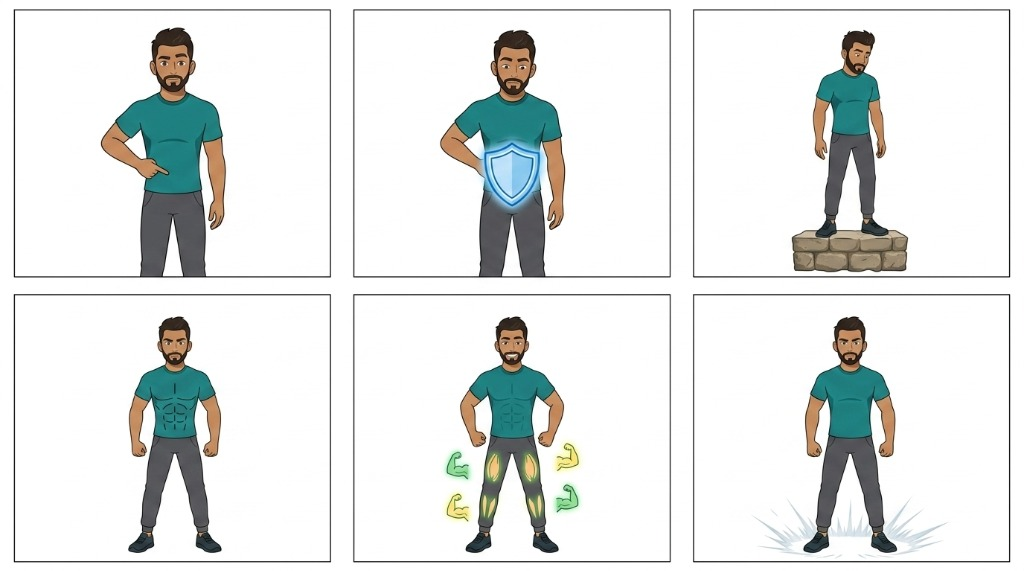
#> input picture test_images/user_test_1_muscles.jpg, 1024 x 571 px, given in place of ChatGPT Image Sep 18, 2026, 04_51_53 PM.png, which was not available; the run also reads 3 pictures not shown here
$ python render_sheet_01_production_2026.py
#> lines starting #> are read from the running program, lines starting #| are printed output that depends on the picture; after the words box and inside, x2 and y2 are one past the last pixel; in counts of white or black regions, pixels touching at a corner belong together
#> in render_sheet_01_master, master_img is the input picture: shape (571, 1024, 3); mean B, G, R 230.1, 231.5, 228.6
### kivy/engine/processing/whiteboard_processor.py
"""
Whiteboard Processor — Universal Dual-Engine Whiteboard, Character & Typography Processor.
Integrates:
1. Dynamic Panel Discovery & Adaptive Border Suppression via DynamicBorderDetector.
2. Layer Splitting (MethodALayerSplitter): Pure Artwork/Graphics vs Typography.
3. Typography & Line Auditing (TextLineAuditor): Title, Underline, RTL Body Lines, Accents.
4. Character & Graphic Elements Auditing (audit_character_elements): Distinct components separated.
5. Color-Coded Execution Priority:
   - Priority 1: Title & Header Text (Gold / Cyan)
   - Priority 2: Underline (if present)
   - Priority 3: Character & Graphics Elements (Emerald / Green)
   - Priority 4: Body Text Lines in natural reading order (Blue / Indigo)
   - Priority 5: Accents & Decorative Icons (Purple / Coral)
"""
import logging
from typing import List, Tuple, Optional, Callable, Dict, Any
import cv2
import numpy as np

from ..core.scene import Scene, SceneObject, SceneConfig
from ..core.project import Project, StructureType, PanelStructure
from .dynamic_border_detector import DynamicBorderDetector
from .m2_layer_splitter import MethodALayerSplitter
from .m3_text_line_auditor import TextLineAuditor

logger = logging.getLogger(__name__)


# [30 lines left out: function audit_character_elements, not called in this run]


class WhiteboardProcessor:
    @staticmethod
    def discover_panels(image_bgr: np.ndarray) -> List[Dict[str, Any]]:
        """Discovers panels dynamically (1..N) using frame contour analysis & gutter projection."""
        ih, iw = image_bgr.shape[:2]
        gray_img = cv2.cvtColor(image_bgr, cv2.COLOR_BGR2GRAY)
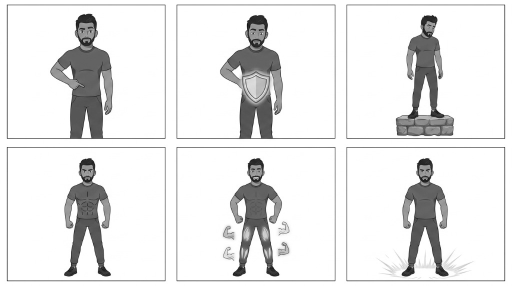
#> gray_img: shape (571, 1024) (shown at 1/2 size); min 1, max 255, mean 230.5
        edges = cv2.Canny(gray_img, 30, 110)
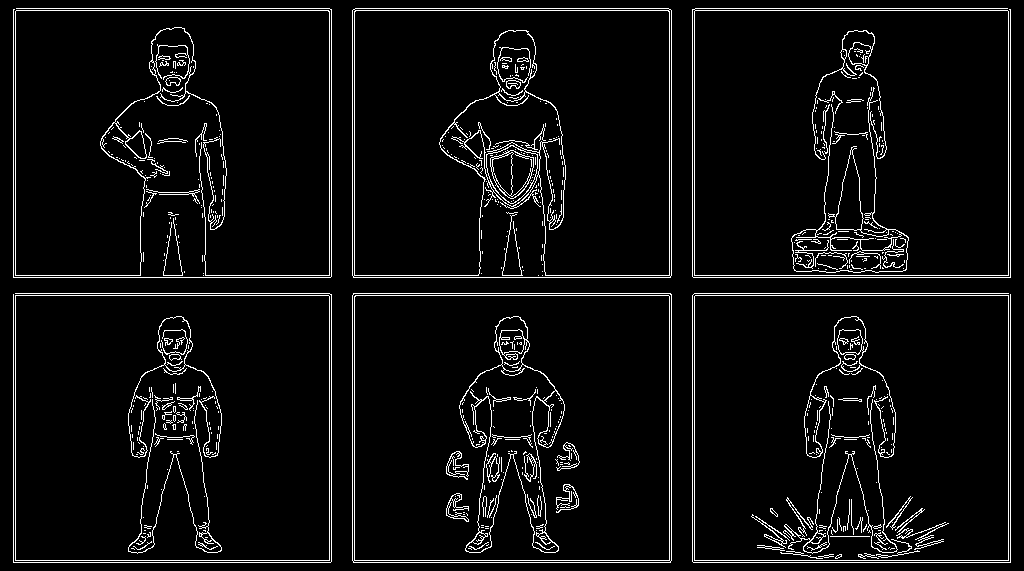
#> edges: shape (571, 1024); 5.3% white in thin lines or dots

        # Method A: Structural frame contours with NMS suppression
        contours, _ = cv2.findContours(edges, cv2.RETR_TREE, cv2.CHAIN_APPROX_SIMPLE)
#> contours = 807 contours, 706 with area under 20; largest, box (x1, y1, x2, y2) and area: (352, 293, 672, 563) 85806, (352, 8, 672, 278) 85802, (354, 295, 670, 561) 83472, (692, 8, 1011, 278) 83210, (694, 295, 1009, 561) 83210
        candidates = []
        for c in contours:
            x, y, w, h = cv2.boundingRect(c)
            if (iw * 0.12 <= w <= iw * 0.60) and (ih * 0.12 <= h <= ih * 0.60):
                aspect = w / float(h)
                if 0.55 <= aspect <= 2.5:
                    candidates.append((x, y, w, h))
#> this loop made 807 passes
#> (x, y, w, h, aspect) on passes 1, 2, 141, 142, 254, 255, 257, 398: (694, 295, 315, 266, 1.18), (694, 295, 315, 266, 1.18), (15, 295, 315, 266, 1.18), (15, 295, 315, 266, 1.18), (692, 293, 319, 270, 1.18), (352, 293, 320, 270, 1.19), (354, 295, 316, 266, 1.19), (352, 293, 320, 269, 1.19)
#> after the loop, candidates = 16 items, first 6: (694, 295, 315, 266), (694, 295, 315, 266), (15, 295, 315, 266), (15, 295, 315, 266), (692, 293, 319, 270), (352, 293, 320, 270)

        candidates = sorted(candidates, key=lambda b: b[2] * b[3], reverse=True)
#> candidates = 16 items, first 6: (352, 293, 320, 270), (352, 8, 320, 270), (692, 293, 319, 270), (13, 293, 319, 270), (692, 8, 319, 270), (13, 8, 319, 270)
        outer_boxes = []
        for b in candidates:
            x1, y1, w1, h1 = b
            is_nested = False
            for ox, oy, ow, oh in outer_boxes:
                ix = max(x1, ox)
                iy = max(y1, oy)
                iw_box = min(x1 + w1, ox + ow) - ix
                ih_box = min(y1 + h1, oy + oh) - iy
                if iw_box > 0 and ih_box > 0:
                    overlap = (iw_box * ih_box) / float(w1 * h1)
                    if overlap > 0.45:
                        is_nested = True
                        break
            if not is_nested:
                outer_boxes.append(b)
#> this loop made 16 passes
#> after the loop, outer_boxes = [(352, 293, 320, 270), (352, 8, 320, 270), (692, 293, 319, 270), (13, 293, 319, 270), (692, 8, 319, 270), (13, 8, 319, 270)]

        discovered_panels = []
        if len(outer_boxes) in [4, 6, 8, 9, 12, 16, 20]:
            widths = [b[2] for b in outer_boxes]
#> widths = [320, 320, 319, 319, 319, 319]
            heights = [b[3] for b in outer_boxes]
#> heights = [270, 270, 270, 270, 270, 270]
            w_cv = np.std(widths) / float(max(1.0, np.mean(widths)))
#> w_cv = 0.00148
            h_cv = np.std(heights) / float(max(1.0, np.mean(heights)))
#> h_cv = 0
            if w_cv < 0.15 and h_cv < 0.15:
                mean_h = np.mean(heights)
#> mean_h = 270
                outer_boxes.sort(key=lambda b: (round(b[1] / (mean_h * 0.7)), b[0]))
                for idx, (px, py, pw, ph) in enumerate(outer_boxes):
                    discovered_panels.append({
                        "id": idx + 1,
                        "bbox": (int(px), int(py), int(pw), int(ph)),
                        "center": (px + pw / 2.0, py + ph / 2.0)
                    })
#> this loop made 6 passes
#> (px, py, pw) on passes 1 to 6: (13, 8, 319), (352, 8, 320), (692, 8, 319), (13, 293, 319), (352, 293, 320), (692, 293, 319)
#> after the loop, discovered_panels = 6 items

        # Method B: Dynamic Gutter Valley Projection if contours are irregular
        if not discovered_panels:
            ink_density = (gray_img < 220).astype(np.float32)
            h_proj = ink_density.mean(axis=1)
            v_proj = ink_density.mean(axis=0)

            candidate_grids = [(4, 4), (3, 4), (4, 3), (2, 4), (4, 2), (3, 3), (2, 3), (3, 2), (2, 2), (5, 4), (1, 1)]
            best_grid = (1, 1)
            best_score = float('inf')
            best_splits = ([], [])

            for rows, cols in candidate_grids:
                if rows == 1 and cols == 1:
                    continue
                cell_aspect = (iw / float(cols)) / (ih / float(rows))
                if cell_aspect < 0.65 or cell_aspect > 2.2:
                    continue
                expected_y = [int(r * ih / float(rows)) for r in range(1, rows)]
                expected_x = [int(c * iw / float(cols)) for c in range(1, cols)]

                # [9 lines left out: function score_splits, not called in this run]

                ys, ypos = score_splits(h_proj, expected_y)
                xs, xpos = score_splits(v_proj, expected_x)
                complexity_penalty = (rows * cols) * 0.0005
                total = ys + xs + complexity_penalty
                if total < best_score:
                    best_score = total
                    best_grid = (rows, cols)
                    best_splits = (ypos, xpos)

            if best_grid != (1, 1) and best_score < 0.40:
                rows, cols = best_grid
                y_bounds = [0] + best_splits[0] + [ih]
                x_bounds = [0] + best_splits[1] + [iw]
                p_id = 1
                for r in range(rows):
                    for c in range(cols):
                        px = x_bounds[c]
                        py = y_bounds[r]
                        pw = x_bounds[c + 1] - px
                        ph = y_bounds[r + 1] - py
                        discovered_panels.append({
                            "id": p_id,
                            "bbox": (int(px), int(py), int(pw), int(ph)),
                            "center": (px + pw / 2.0, py + ph / 2.0)
                        })
                        p_id += 1
            else:
                discovered_panels.append({
                    "id": 1,
                    "bbox": (0, 0, iw, ih),
                    "center": (iw / 2.0, ih / 2.0)
                })

        return discovered_panels

    # [274 lines left out: functions process, process_with_panels, not called in this run]

### kivy/engine/processing/dynamic_border_detector.py
"""
Dynamic Border Detector — Automatically analyzes, detects, and measures outer box frame borders.
Eliminates rectangular panel borders while preserving 100% of the internal artwork.
"""
import cv2
import numpy as np
from typing import Dict, Tuple, Any


class DynamicBorderDetector:
    """
    Intelligently detects and measures outer box border lines for any panel crop.
    Computes exact per-edge trim offsets (top, bottom, left, right) dynamically.
    If no border exists on an edge, trim is 0 (preserving the artwork).
    """

    @staticmethod
    def detect_and_trim_panel_border(panel_crop: np.ndarray, max_scan_ratio: float = 0.12) -> Dict[str, Any]:
        """
        Analyzes the perimeter of panel_crop to detect outer border lines.
        Returns:
            {
                "clean_crop": np.ndarray (trimmed image without border lines),
                "insets": (trim_top, trim_bottom, trim_left, trim_right),
                "has_border": bool,
                "border_thickness": int
            }
        """
        if panel_crop is None or panel_crop.size == 0:
            return {"clean_crop": panel_crop, "insets": (0, 0, 0, 0), "has_border": False, "border_thickness": 0}

        h, w = panel_crop.shape[:2]
        if h < 20 or w < 20:
            return {"clean_crop": panel_crop, "insets": (0, 0, 0, 0), "has_border": False, "border_thickness": 0}

        gray = cv2.cvtColor(panel_crop, cv2.COLOR_BGR2GRAY) if len(panel_crop.shape) == 3 else panel_crop.copy()
        ink_density = (gray < 200).astype(np.float32)

        max_scan_y = max(4, int(h * max_scan_ratio))
        max_scan_x = max(4, int(w * max_scan_ratio))

        # --- 1. Detect TOP border ---
        trim_top = 0
        has_top_border = False
        for y in range(max_scan_y):
            row_density = float(np.mean(ink_density[y, :]))
            if row_density > 0.40:
                has_top_border = True
                trim_top = y + 1
            elif has_top_border and row_density < 0.20:
                break
        if has_top_border:
            trim_top = min(max_scan_y, trim_top + 2)

        # --- 2. Detect BOTTOM border ---
        trim_bottom = 0
        has_bottom_border = False
        for y_offset in range(max_scan_y):
            y = h - 1 - y_offset
            row_density = float(np.mean(ink_density[y, :]))
            if row_density > 0.40:
                has_bottom_border = True
                trim_bottom = y_offset + 1
            elif has_bottom_border and row_density < 0.20:
                break
        if has_bottom_border:
            trim_bottom = min(max_scan_y, trim_bottom + 2)

        # --- 3. Detect LEFT border ---
        trim_left = 0
        has_left_border = False
        for x in range(max_scan_x):
            col_density = float(np.mean(ink_density[:, x]))
            if col_density > 0.40:
                has_left_border = True
                trim_left = x + 1
            elif has_left_border and col_density < 0.20:
                break
        if has_left_border:
            trim_left = min(max_scan_x, trim_left + 2)

        # --- 4. Detect RIGHT border ---
        trim_right = 0
        has_right_border = False
        for x_offset in range(max_scan_x):
            x = w - 1 - x_offset
            col_density = float(np.mean(ink_density[:, x]))
            if col_density > 0.40:
                has_right_border = True
                trim_right = x_offset + 1
            elif has_right_border and col_density < 0.20:
                break
        if has_right_border:
            trim_right = min(max_scan_x, trim_right + 2)

        has_any_border = bool(has_top_border or has_bottom_border or has_left_border or has_right_border)

        y1 = trim_top
        y2 = h - trim_bottom if trim_bottom > 0 else h
        x1 = trim_left
        x2 = w - trim_right if trim_right > 0 else w

        if y2 <= y1 or x2 <= x1:
            clean_crop = panel_crop.copy()
            insets = (0, 0, 0, 0)
        else:
            clean_crop = panel_crop[y1:y2, x1:x2].copy()
            insets = (trim_top, trim_bottom, trim_left, trim_right)

        valid_insets = [t for t in insets if t > 0]
        avg_thickness = int(np.mean(valid_insets)) if valid_insets else 0

        return {
            "clean_crop": clean_crop,
            "insets": insets,
            "has_border": has_any_border,
            "border_thickness": avg_thickness
        }

### core/render_engine/render/hand_compositor.py
"""
Hand Compositor — Fast Alpha Blending of Drawing Hand Sprite onto Live Canvas.
"""
import os
import cv2
import numpy as np
from typing import Optional, Tuple


def load_hand_asset_bgra(hand_path: str, mask_path: str) -> Optional[np.ndarray]:
    """Loads drawing hand image and attaches its alpha mask."""
    if not os.path.exists(hand_path):
        return None
    try:
        hand_bytes = np.fromfile(str(hand_path), dtype=np.uint8)
        hand_img = cv2.imdecode(hand_bytes, cv2.IMREAD_COLOR)
        if hand_img is None:
            return None

        hh, hw = hand_img.shape[:2]

        if os.path.exists(mask_path):
            mask_bytes = np.fromfile(str(mask_path), dtype=np.uint8)
            mask_img = cv2.imdecode(mask_bytes, cv2.IMREAD_GRAYSCALE)
            if mask_img is not None:
                if mask_img.shape[:2] != (hh, hw):
                    mask_img = cv2.resize(mask_img, (hw, hh), interpolation=cv2.INTER_LINEAR)
                b, g, r = cv2.split(hand_img)
                return cv2.merge([b, g, r, mask_img])

        # Default fallback alpha channel
        gray = cv2.cvtColor(hand_img, cv2.COLOR_BGR2GRAY)
        _, alpha = cv2.threshold(gray, 20, 255, cv2.THRESH_BINARY)
        b, g, r = cv2.split(hand_img)
        return cv2.merge([b, g, r, alpha])
    except Exception as e:
        print(f"[HandCompositor] Error loading hand asset: {e}")
        return None


# [37 lines left out: function composite_hand_on_canvas_fast, not called in this run]

### kivy/engine/render/concentric_engine.py
"""
Concentric Gapless Orbital Whiteboard Rendering Engine (360° Synchronous Drawing).
100% Mathematical & Algorithm Preservation with Clean Architectural Boundaries.
"""
import os
import sys
import math
from typing import List, Dict, Any, Optional, Tuple, Callable
import cv2
import numpy as np

from ..core.image_io import read_image_unicode
from .hand_compositor import load_hand_asset_bgra, composite_hand_on_canvas_fast
from .viewport_transform import render_camera_viewport
from ..video.encoder import VideoEncoder

# Default Hand Asset Paths & Anchors
if getattr(sys, 'frozen', False):
    _base_path = sys._MEIPASS
else:
    _base_path = os.path.dirname(os.path.dirname(os.path.dirname(os.path.abspath(__file__))))

_images_path = os.path.join(_base_path, 'data', 'images')
DEFAULT_HAND_PATH = os.path.join(_images_path, 'drawing-hand.png')
DEFAULT_HAND_MASK_PATH = os.path.join(_images_path, 'hand-mask.png')
PEN_TIP_ANCHOR_X = 62
PEN_TIP_ANCHOR_Y = 40


# [144 lines left out: functions merge_nearby_punctuation, sort_panel_entities, extract_storyboard_panels_and_entities, not called in this run]


def build_gapless_orbital_path(
    img_crop: np.ndarray,
    ring_step: int = 5,
    sample_interval: float = 3.0,
    brush_radius: int = 8,
    drawing_direction: str = "OUTSIDE_IN",
    mask: np.ndarray = None
) -> List[List[Tuple[float, float]]]:
    """
    Generates contour-following drawing paths tracing the actual subject silhouette
    from the outer boundaries to the interior (Outside-In Boundary Layer Infill).
    """
    h, w = img_crop.shape[:2]
    if h <= 2 or w <= 2:
        return []

    if mask is None:
        gray = cv2.cvtColor(img_crop, cv2.COLOR_BGR2GRAY)
        _, mask = cv2.threshold(gray, 240, 255, cv2.THRESH_BINARY_INV)
        if cv2.countNonZero(mask) < 20:
            mask = np.full((h, w), 255, dtype=np.uint8)

    step = max(2, int(ring_step))
    sample_interval = max(1.0, float(sample_interval))
    kernel = cv2.getStructuringElement(cv2.MORPH_ELLIPSE, (step * 2 + 1, step * 2 + 1))

    layer_masks = []
    curr = mask.copy()
    max_layers = max(10, min(150, max(h, w) // step))

    while cv2.countNonZero(curr) > 0 and len(layer_masks) < max_layers:
        layer_masks.append(curr.copy())
        eroded = cv2.erode(curr, kernel)
        if cv2.countNonZero(eroded) == cv2.countNonZero(curr):
            break
        curr = eroded

    if drawing_direction != "OUTSIDE_IN":
        layer_masks.reverse()

    all_strokes = []
    for m in layer_masks:
        contours, _ = cv2.findContours(m, cv2.RETR_EXTERNAL, cv2.CHAIN_APPROX_NONE)
        contours = sorted(contours, key=cv2.contourArea, reverse=True)
        for c in contours:
            if len(c) < 4:
                continue
            pts = [tuple(p[0]) for p in c]
            sampled = []
            last_p = pts[0]
            sampled.append((float(last_p[0]), float(last_p[1])))
            accum = 0.0
            for p in pts[1:]:
                d = math.hypot(p[0] - last_p[0], p[1] - last_p[1])
                accum += d
                if accum >= sample_interval:
                    sampled.append((float(p[0]), float(p[1])))
                    accum = 0.0
                last_p = p
            sampled.append(sampled[0])
            all_strokes.append(sampled)

    if not all_strokes:
        # Fallback to bounding ellipse if no contours
        c_x, c_y = w / 2.0, h / 2.0
        max_radius = math.hypot(c_x, c_y)
        r_starts = np.arange(max_radius, 2.0, -step) if drawing_direction == "OUTSIDE_IN" else np.arange(2.0, max_radius, step)
        for r in r_starts:
            num_samples = max(12, int(round((2 * math.pi * r) / sample_interval)))
            angles = np.linspace(0, 2 * math.pi, num_samples, endpoint=False)
            ring_points = [(float(c_x + r * math.cos(a)), float(c_y + r * math.sin(a))) for a in angles]
            ring_points.append(ring_points[0])
            all_strokes.append(ring_points)

    return all_strokes


# [359 lines left out: function render_concentric_orbital_whiteboard, not called in this run]

### experiments/render_sheet_01_production_2026.py
"""
Sheet 1 Master Production Renderer (89.91 seconds @ 30fps)
Features:
1. Strict Outside-In inking (zero pre-reveal, 100% pen contact) for primary characters.
2. Hybrid 2026 Motion Effects:
   - Non-uniform Jelly Squash & Stretch pop
   - Directional velocity slide with motion blur and spring overshoot
   - Fade dissolve & 45-degree specular light sweep
3. Cinematic Camera Choreography:
   - Close-up 2.1x zoom per panel
   - Smootherstep horizontal panning
   - Row-return S-curve Crane Dip
   - Grand Outro Zoom-out (2.1x -> 1.0x) revealing all 6 panels
4. Professional Audio Ducking & Frequency Separation:
   - Voiceover master at -1.5dB TruePeak
   - SFX track ducked to -18dB (with -4dB dynamic speech sidechaining)
   - High-pass filter at 120Hz for pure speech clarity
"""
import os
import sys
if hasattr(sys.stdout, 'reconfigure'):
    sys.stdout.reconfigure(encoding='utf-8')
if hasattr(sys.stderr, 'reconfigure'):
    sys.stderr.reconfigure(encoding='utf-8')
import math
import time
import json
import cv2
import av
import numpy as np
from scipy.io import wavfile
from scipy.signal import butter, lfilter
import subprocess

ROOT_DIR = r"E:\image_to_animate"
if os.path.join(ROOT_DIR, 'kivy') not in sys.path:
    sys.path.insert(0, os.path.join(ROOT_DIR, 'kivy'))
if ROOT_DIR not in sys.path:
    sys.path.insert(0, ROOT_DIR)

from engine.processing.whiteboard_processor import WhiteboardProcessor
from engine.processing.dynamic_border_detector import DynamicBorderDetector
from dev_separator.panel_pipeline import PanelPipeline
from engine.render.hand_compositor import load_hand_asset_bgra, composite_hand_on_canvas_fast
from engine.render.concentric_engine import (
    DEFAULT_HAND_PATH, DEFAULT_HAND_MASK_PATH,
    PEN_TIP_ANCHOR_X, PEN_TIP_ANCHOR_Y,
    build_gapless_orbital_path
)


def smootherstep(t: float) -> float:
    t = max(0.0, min(1.0, t))
    return t * t * t * (t * (6.0 * t - 15.0) + 10.0)


def ease_out_cubic(t: float) -> float:
    t = max(0.0, min(1.0, t))
    return 1.0 - math.pow(1.0 - t, 3)


def ease_out_back(t: float, overshoot: float = 1.25) -> float:
    t = max(0.0, min(1.0, t)) - 1.0
    return t * t * ((overshoot + 1.0) * t + overshoot) + 1.0


# [38 lines left out: functions get_jelly_scales, apply_directional_blur, get_camera_affine, not called in this run]


def render_sheet_01_master(
    output_video: str = "output_animations/sheet_01_master_2026.mp4",
    final_with_sfx: str = "output_animations/sheet_01_master_2026_with_sfx.mp4"
):
    print("=" * 80)
    print(">>> STARTING SHEET 1 MASTER PRODUCTION (89.91s | 6 PANELS | 1080p @ 30fps) <<<")
    print("=" * 80)
    os.makedirs(os.path.dirname(output_video), exist_ok=True)

    # 1. Load Master Image
    img_path = os.path.join(ROOT_DIR, "project_content", "images", "ChatGPT Image Sep 18, 2026, 04_51_53 PM.png")
    master_img = cv2.imread(img_path)
    if master_img is None:
        raise FileNotFoundError(f"Master image not found at {img_path}")

    panels = WhiteboardProcessor.discover_panels(master_img)
#> panels = 6 items
    print(f"Discovered {len(panels)} panels on master sheet.")
#| Discovered 6 panels on master sheet.

    # Clean & Trim borders for all 6 panels
    clean_panels = []
    for p_idx, p in enumerate(panels):
        px, py, pw, ph = p["bbox"]
        raw_crop = master_img[py:py+ph, px:px+pw]
        trimmed = DynamicBorderDetector.detect_and_trim_panel_border(raw_crop)["clean_crop"]
        clean_panels.append(trimmed)
#> this loop made 6 passes
#> (px, py, pw, w in detect_and_trim_panel_border, x1 in detect_and_trim_panel_border, valid_insets in detect_and_trim_panel_border) on passes 3 to 6: (692, 8, 319, 319, 4, [5, 4, 4, 4]), (13, 293, 319, 319, 4, [5, 4, 4, 4]), (352, 293, 320, 320, 5, [5, 4, 5, 5]), (692, 293, 319, 319, 4, [5, 4, 4, 4])
#> pass 1, in render_sheet_01_master, `raw_crop = master_img[py:py+ph, px:px+pw]`:
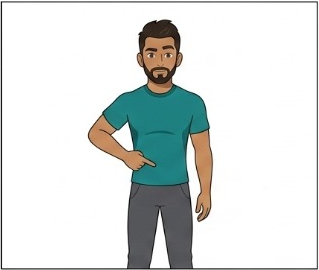
#> raw_crop: shape (270, 319, 3); mean B, G, R 221.2, 222.8, 218.3
#> pass 1, in detect_and_trim_panel_border, `gray = cv2.cvtColor(panel_crop, cv2.COLOR_BGR2GRAY) if len(panel_crop...`:
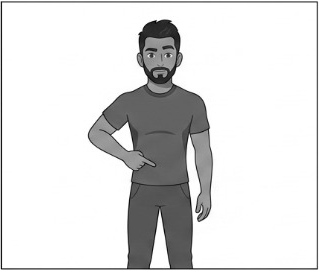
#> gray: shape (270, 319); min 1, max 255, mean 221.3
#> pass 1, in detect_and_trim_panel_border, `ink_density = (gray < 200).astype(np.float32)`:
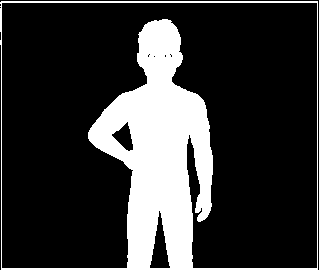
#> ink_density: shape (270, 319) float32; values 0 (black) and 1 (white), 21.3% white; 1 white region, box (x1, y1, x2, y2) and area: (0, 1, 318, 270) 18372
#> after the loop, clean_panels = 6 items
#> (the rest of the program and of its run is left out)
